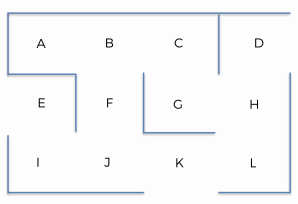
#> input picture ai_maze.png, 298 x 204 px
$ jupyter execute ai_pathfinder.ipynb
#> lines starting #> are read from the running program, lines starting #| are printed output that depends on the picture
# Goal:
### Develop a Q-Learning AI algorithm that can find the shortest distance between any two areas in this environment:

[cell 1]
import numpy as np

import matplotlib.pyplot as plt

from skimage import io
from skimage import color

### Define the Environment:

#### Define States:

[cell 2]
# Map locations labels to possible states
location_states = {
    'A' : 0,
    'B' : 1,
    'C' : 2,
    'D' : 3,
    'E' : 4,
    'F' : 5,
    'G' : 6,
    'H' : 7,
    'I' : 8,
    'J' : 9,
    'K' : 10,
    'L' : 11
}

#### Define Possible Actions:

[cell 3]
actions = [0, 1, 2, 3, 4, 5, 6, 7, 8, 9, 10, 11]

#### Define Reward Matrix:
Each value in this matrix corresponds to an action available at a given location. <br>
Assign 1 if action is playable, 0 if not.

[cell 4]
R = np.array([[0, 1, 0, 0, 0, 0, 0, 0, 0, 0, 0, 0], # A
             [1, 0, 1, 0, 0, 1, 0, 0, 0, 0, 0, 0], # B
             [0, 1, 0, 0, 0, 0, 1, 0, 0, 0, 0, 0], # C
             [0, 0, 0, 0, 0, 0, 0, 1, 0, 0, 0, 0], # D
             [0, 0, 0, 0, 0, 0, 0, 0, 1, 0, 0, 0], # E
             [0, 1, 0, 0, 0, 0, 0, 0, 0, 1, 0, 0], # F
             [0, 0, 1, 0, 0, 0, 0, 1, 0, 0, 0, 0], # G
             [0, 0, 0, 1, 0, 0, 1, 0, 0, 0, 0, 1], # H
             [0, 0, 0, 0, 1, 0, 0, 0, 0, 1, 0, 0], # I
             [0, 0, 0, 0, 0, 1, 0, 0, 1, 0, 1, 0], # J
             [0, 0, 0, 0, 0, 0, 0, 0, 0, 1, 0, 1], # K
             [0, 0, 0, 0, 0, 0, 0, 1, 0, 0, 1, 0]]) # L

### Q-Learning AI Algorithm:

[cell 5]
# Make a dictionary mapping states to locations
state_to_location = {state: location for location, state in location_states.items()}

[cell 6]
def find_path(start_location, end_location):
    # Take start location and end location as input
    # Return a list of the shortest path to take

#> called with start_location = 'I', end_location = 'C'
    R_new = np.copy(R)
    end_state = location_states[end_location]

    # Assign a high reward value to end state
    R_new[end_state, end_state] = 1000

    # Initialize Q-value matrix
    Q = np.array(np.zeros([12, 12]))

    # Q-Learning Algorithm variables
    trials = 5000
    alpha = 0.9 # Learning rate
    gamma = .75 # Discount factor

    for i in range(trials):

        # Randomly choose a state
        current_state = np.random.randint(0,len(location_states))

        # Make a list of playable actions from the chosen state
        playable_actions = []
        for j in range(len(actions)):
            if R_new[current_state, j] > 0:
                playable_actions.append(j)

        # Randomly choose a playable action
        next_state = np.random.choice(playable_actions)

        # Calculate temporal difference between chosen states using the Bellman equation
        temporal_diff = R_new[current_state, next_state] + gamma * Q[next_state, np.argmax(Q[next_state,:])] - Q[current_state, next_state]

        # Update Q-value matrix
        Q[current_state, next_state] = Q[current_state, next_state] + alpha * temporal_diff

    path = [start_location]
    next_location = start_location

    while next_location != end_location: # Repeat loop until final location is reached

        start_state = location_states[start_location]

        # Choose next location based on highest Q-value
        next_state = np.argmax(Q[start_state,:])
        next_location = state_to_location[next_state]

        # Add location to path
        path.append(next_location)
        start_location = next_location

    return path

### Path Plotting Function:

[cell 7]
def plot_path(path):

    # Load image and convert to grayscale
    og_image = color.rgb2gray(io.imread('./ai_maze.png'))
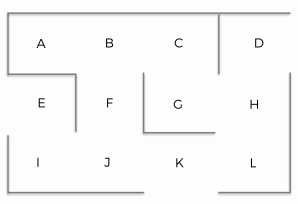
#> og_image: shape (204, 298) float64; min 0.00784, max 0.992, mean 0.97
    image = color.gray2rgb(og_image)


    def colorize(image, hue, saturation=1):
        # Colorize location in environment

        hsv = color.rgb2hsv(image)
        hsv[:, :, 1] = saturation
        hsv[:, :, 0] = hue

        # Return colorized image
        return color.hsv2rgb(hsv)

    # Map images slices for each location
    area_coef = {
        'A' : ((0,1), (0,1)),
        'B' : ((0,1), (1,2)),
        'C' : ((0,1), (2,3)),
        'D' : ((0,1), (3,4)),
        'E' : ((1,2), (0,1)),
        'F' : ((1,2), (1,2)),
        'G' : ((1,2), (2,3)),
        'H' : ((1,2), (3,4)),
        'I' : ((2,3), (0,1)),
        'J' : ((2,3), (1,2)),
        'K' : ((2,3), (2,3)),
        'L' : ((2,3), (3,4)),
                }

    path_slices = []

    for loc in path:

        path_slices.append((slice(int(image.shape[0]/3 * area_coef[loc][0][0]), int(image.shape[0]/3 * area_coef[loc][0][1])),
                     slice(int(image.shape[1]/4 * area_coef[loc][1][0]), int(image.shape[1]/4 * area_coef[loc][1][1]))))


    # color value
    green = .35

    # Duplicate image
    sliced_image = image.copy()

    # Apply color to each area in path
    for area in path_slices: #top_left, bottom_right,
        sliced_image[area] = colorize(image[area], green, saturation=1)
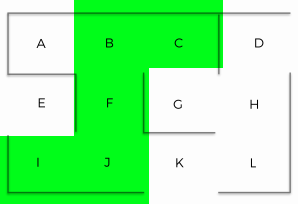
#> sliced_image: shape (204, 298, 3) float64; mean R, G, B 0.567, 0.97, 0.607

    # Create and show figure
    fig, (ax1) = plt.subplots(ncols=1, nrows=1, figsize=(10, 5),
                                   sharex=True, sharey=True)
    ax1.imshow(sliced_image)
    plt.show()
